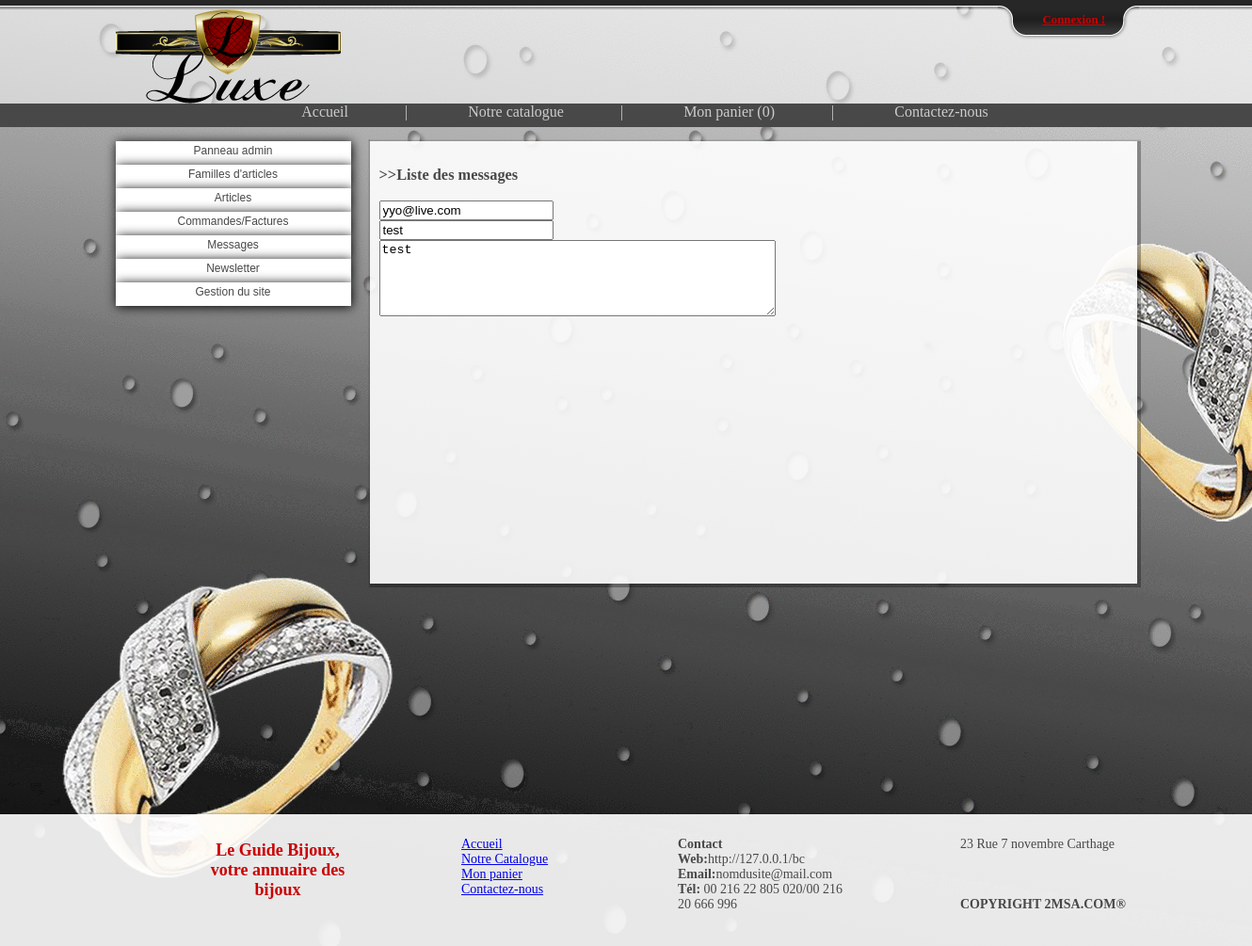
The app's page /root/g_contactez-nous/affich.php, older data.
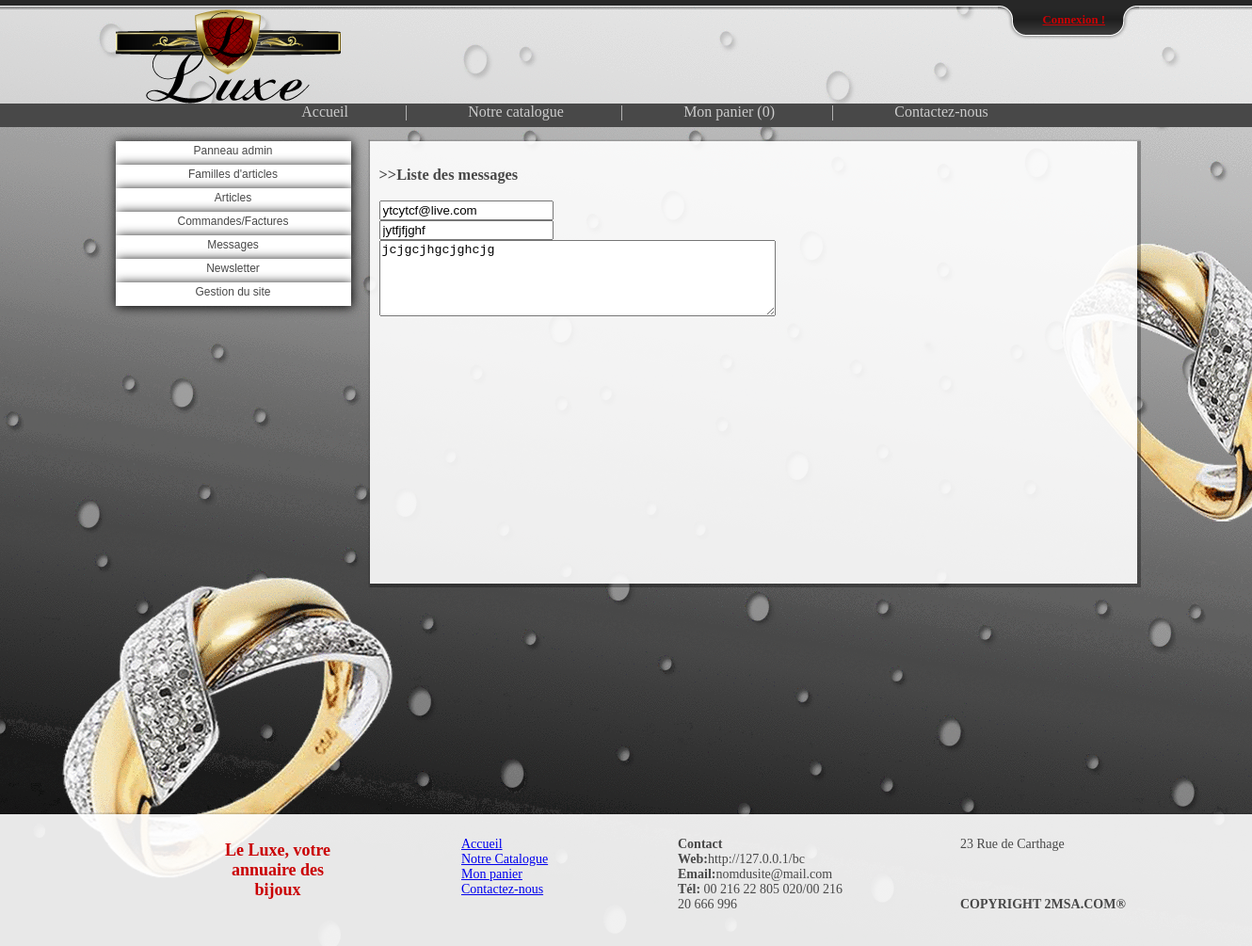
The same page, newer data.
### tables this page shows
CREATE TABLE IF NOT EXISTS `contacteznous` (
  `id_cn` int(11) NOT NULL AUTO_INCREMENT,
  `email_cn` varchar(30) NOT NULL,
  `sujet_cn` varchar(150) NOT NULL,
  `message_cn` varchar(5000) NOT NULL,
  `date_cn` varchar(20) NOT NULL,
  `lu_cn` tinyint(1) NOT NULL,
  `repondu_cn` tinyint(1) NOT NULL,
  PRIMARY KEY (`id_cn`)
);

CREATE TABLE IF NOT EXISTS `info` (
  `id` int(11) NOT NULL,
  `nom_du_site` varchar(30) NOT NULL,
  `page_facebook` varchar(250) NOT NULL,
  `page_tweeter` varchar(100) NOT NULL,
  `page_youtube` varchar(100) NOT NULL,
  `description` varchar(1000) NOT NULL,
  `adresse` varchar(100) NOT NULL,
  `tel` varchar(100) NOT NULL,
  `text_recherche` varchar(300) NOT NULL,
  `m_recherche` tinyint(1) NOT NULL,
  `m_newsletter` tinyint(1) NOT NULL,
  `m_facebook` tinyint(1) NOT NULL,
  `m_tweeter` tinyint(1) NOT NULL,
  `m_youtube` tinyint(1) NOT NULL,
  `x_gmaps` double NOT NULL,
  `y_gmaps` double NOT NULL
);

### include/function.php (called while the page is built, shortened)
<?php
include('config.php');
$connection = mysql_connect($serveur, $utilisateur, $mot_de_passe) or die(mysql_error());
$query_info = " SELECT * FROM info WHERE id='1' ";
$result_info = mysql_query($query_info, $connection);
$affected_rows_info = mysql_num_rows($result_info);
if($affected_rows_info == 1)
{
	$affected_rows_info2 = mysql_fetch_object($result_info);
	$nom_du_site 				=	$affected_rows_info2->nom_du_site;
	$adresse					=	$affected_rows_info2->adresse;
	$tel						=	$affected_rows_info2->tel;
	$text_recherche				=	$affected_rows_info2->text_recherche;
}
?>

### include/config.php (called while the page is built, shortened)
<?php
$adress_du_site="http://127.0.0.1/bc";
?>

### root/g_contactez-nous/affich.php (the view, shortened to what this page needs)
<?php include('../../include/function.php');?>
<!DOCTYPE html PUBLIC "-//W3C//DTD XHTML 1.0 Transitional//EN" "http://www.w3.org/TR/xhtml1/DTD/xhtml1-transitional.dtd">
<html xmlns="http://www.w3.org/1999/xhtml">
<head>
<link href="../../style/style.css" rel="stylesheet" type="text/css" />
</head>
<body>
<?php include('../../function/top_bar.php'); ?>
    <div id="head">
        <div id="head_container">
            <div id="head_logo">
                <img src="../../style/img/logo.png" alt="Le Bon Choix !"/>
            </div>
        </div>
    </div>
    <?php include('../../function/nav.php');?>
    <div id="contenant">
        <div id="side_bar">
        <?php include('../menuadmin.php'); ?>
        </div>
        <div id="container">
            <div id="container_under_admin" class="g_box">
                <h3>>>Liste des messages</h3>
                <table width="700px">
                <?php
				$sql = mysql_query("SELECT * FROM contacteznous;", $connection);
				if($sql)
				{
					while($r = mysql_fetch_object($sql))
					{
						echo'
							<input type="tex" readonly="readonly" value="'.$r->email_cn.'" /><br>
							<input type="tex" readonly="readonly" value="'.$r->sujet_cn.'" /><br>
							<textarea rows="5" cols="50">'.$r->message_cn.'</textarea><br><br><br>
							';
					}
				}
				?>
				</table>
			</div>
        </div>
    </div>
    <div id="footer">
        <?php include('../../function/footer.php');?>
    </div>
</body>
</html>

### function/footer.php
<div id="footer" class="g_box">
	<div id="footer1">
		<p class="footer_titre">Le <?php echo $nom_du_site ; ?>, votre annuaire des bijoux</p>
	</div>
	<div id="footer2">
		<ul>
			<li class="footer_sous_titre"><a href="index.php">Accueil</a></li>
			<li class="footer_sous_titre"><a href="catalogue.php">Notre Catalogue</a></li>
			<li class="footer_sous_titre"><a href="panier.php">Mon panier</a></li>
			<li class="footer_sous_titre"><a href="contact.php">Contactez-nous</a></li>
		</ul>
	</div>
	<div id="footer3">
		<ul>
			<li class="footer_sous_titre"><b>Contact</b></li>
			<li class="footer_sous_titre"><b>Web:</b><?php echo $adress_du_site ; ?></li>
			<li class="footer_sous_titre"><b>Email:</b><?php echo $text_recherche ; ?></li>
			<li class="footer_sous_titre"><b>Tél:</b> <?php echo $tel ; ?></li>
		</ul>
	</div>
	<div id="footer4">
		<ul>
			<li class="footer_sous_titre"><?php echo $adresse ; ?></li>
            <li>&nbsp;</li>
            <li>&nbsp;</li>
            <li>&nbsp;</li>
            <li class="footer_sous_titre" style="width:300px;"><b>COPYRIGHT 2MSA.COM®</b></li>
        </ul>
	</div>
</div>

Row changes from the older to the newer data that the page shows:
removed contacteznous: email_cn "yyo@live.com", sujet_cn "test", message_cn "test"
added contacteznous: email_cn "ytcytcf@live.com", sujet_cn "jytfjfjghf", message_cn "jcjgcjhgcjghcjg"
changed info "nomdusite@mail.com": nom_du_site "Guide Bijoux" → "Luxe"; adresse "23 Rue 7 novembre Carthage" → "23 Rue de Carthage"
